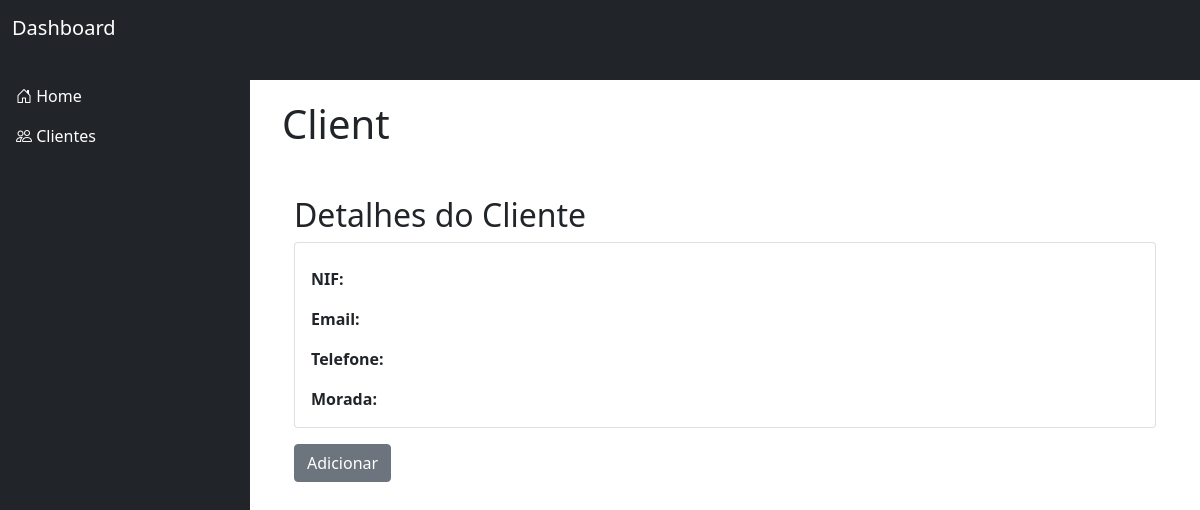
/view_client, run on an earlier commit of the app's database.
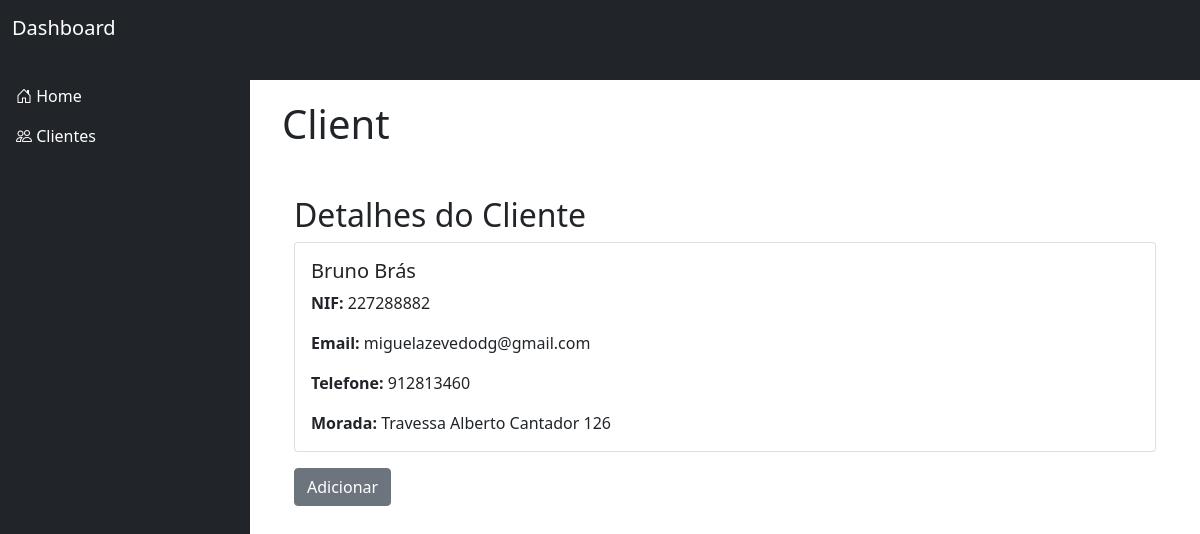
And on a later commit of the database.
### tables this page shows
CREATE TABLE clients(
               id_cliente INTEGER PRIMARY KEY AUTOINCREMENT NOT NULL, 
               nome_empresa TEXT NOT NULL, 
               nif INTEGER NOT NULL UNIQUE,
               morada TEXT NOT NULL,
               cp TEXT NOT NULL,
               localidade TEXT NOT NULL,
               email TEXT NOT NULL,
               telefone INTEGER,
               recibo TEXT
            );

### app.py (the view)
@app.route('/view_client', methods=['GET', 'POST'])
def view_client():
        client_id_get = 1
        client_view = db.db_execute("SELECT * FROM clients WHERE id_cliente = ?", (client_id_get,), fetch_one=True)
        return render_template('client_view.html', client=client_view)

### db.py (called while the page is built)
def db_execute(query, params=(), fetch_one=False, fetch_all=False):
    conn = None
    result = None
    try:
        conn = sqlite3.connect('gigs_app.db')
        conn.row_factory = sqlite3.Row  # Para acessar os resultados por nome de coluna
        cursor = conn.cursor()
        cursor.execute(query, params)
        if fetch_one:
            result = cursor.fetchone()  # Retorna apenas um registro
        elif fetch_all:
            result = cursor.fetchall()  # Retorna todos os registros
        if not fetch_one and not fetch_all:
            conn.commit()
    except sqlite3.Error as e:
        print(f"Erro ao executar a consulta: {e}")
    finally:
        if conn:
            conn.close()  # Fechar a conexão
    return result

### templates/client_view.html (shortened to what this page needs)
{% extends "layout.html" %}
{% block main %}
<h1>Client</h1>
<div class="container my-5">
    <h2>Detalhes do Cliente</h2>
    <div class="card">
        <div class="card-body">
            <h5 class="card-title">{{ client['nome_empresa'] }}</h5>
            <p class="card-text"><strong>NIF:</strong> {{ client['nif'] }}</p>
            <p class="card-text"><strong>Email:</strong> {{ client['email'] }}</p>
            <p class="card-text"><strong>Telefone:</strong> {{ client['telefone'] }}</p>
            <p class="card-text"><strong>Morada:</strong> {{ client['morada'] }}</p>
        </div>
    </div>
    <a href="/add_client" class="btn btn-secondary mt-3">Adicionar</a>
</div>
{% endblock  %}

### templates/layout.html (shortened to what this page needs)
<!DOCTYPE html>
<html lang="en">
<head>
  <link href="https://cdn.jsdelivr.net/npm/bootstrap@5.0.2/dist/css/bootstrap.min.css" rel="stylesheet">
  <link rel="stylesheet" href="https://cdn.jsdelivr.net/npm/bootstrap-icons@1.11.3/font/bootstrap-icons.min.css">
  <link rel="stylesheet" type="text/css" href="{{url_for('static', filename='styles.css')}}">
</head>
<header>
  <nav class="navbar navbar-dark bg-dark fixed-top">
    <div class="container-fluid">
      <a class="navbar-brand" href="#">Dashboard</a>
    </div>x
  </nav>
</header>
<body>
  <div class="container-fluid">
    <div class="sidebar d-none d-lg-block bg-dark">
      <ul class="nav flex-column">
        <li class="nav-item">
          <a class="nav-link active" aria-current="page" href="/"><i class="bi bi-house-door"></i> Home</a>
        </li>
        <li class="nav-item">
          <a class="nav-link" href="{{'view_client'}}"><i class="bi bi-people"></i> Clientes</a>
        </li>
      </ul>
    </div>
     <div id="main-content">
       {% block main %}{% endblock %}
     </div>
</body>
</html>

### static/styles.css (style rules this page uses)
body { padding-top: 56px; }
.sidebar { height: 100vh; position: fixed; top: 56px; left: 0; width: 250px; background-color: #343a40; color: white; padding-top: 20px; }
.sidebar .nav-link { color: white; }
@media (min-width: 992px) { #main-content { margin-left: 250px; padding: 20px; } }

What changed in the data, as far as the page shows it:
added clients: nome_empresa "Bruno Brás", nif "227288882", email "miguelazevedodg@gmail.com", telefone "912813460", morada "Travessa Alberto Cantador 126"
